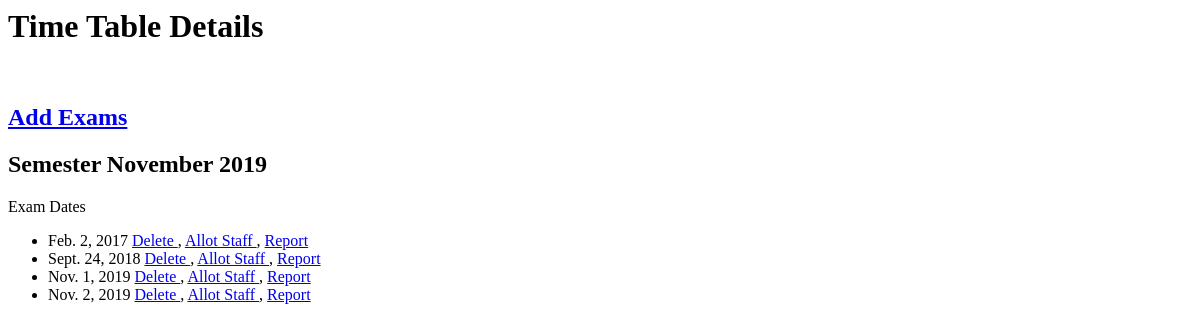
Before: /allotment/timetable/4/detail/ with the older database file.
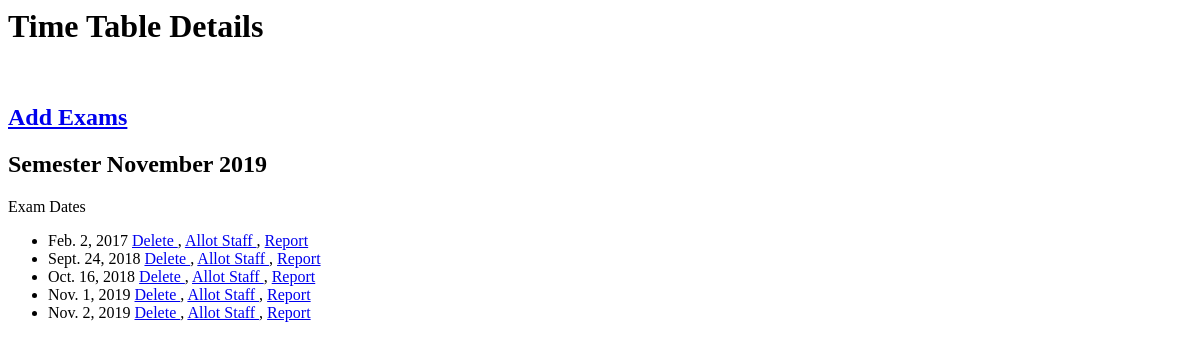
After: the same page with the newer database file.
### allotment/models.py (models this page shows, shortened)
class Exam(models.Model):
    class Meta:
        unique_together=(('timetable_id','dateOfExam'))
        verbose_name = "Exam"
        verbose_name_plural = "Exams"
    timetable_id=models.ForeignKey(TimeTable,on_delete=models.CASCADE,blank=False)
    dateOfExam=models.DateField(null=False, blank=False, default=timezone.now)
    noOfStudents=models.IntegerField(null=False, blank=True, default=0, help_text='No of students appearing for this exam')
    staffs=models.ManyToManyField(Staff, help_text='Select staffs for the exam', blank=True)

### allotment/views.py (the view)
# urls.py: path('timetable/<int:pk>/detail/', views.timetable_detail, name = 'timetable_detail'),
def timetable_detail(request, pk):
	queryset1=TimeTable.objects.filter(id=pk)
	timetableName=queryset1.get().longName
	examDateList=Exam.objects.filter(timetable_id=pk).order_by('dateOfExam')
	context={
	'examDateList':examDateList,
	'timetableName':timetableName,
	'pk':pk,
	}
	request.session['timetableSession'] = pk
	request.session['timetableName'] = timetableName
	return render(request,'allotment/timetable_detail.html',context=context)

### allotment/templates/allotment/timetable_detail.html (shortened to what this page needs)
{%block content%}
<h1>Time Table Details</h1>
<a href="{% url 'add_exam' ttid=ttid %}"><h2> Add Exams </h2> </a>
<h2>{{ timetableName }}</h2>
{% if examDateList %}
	<p>Exam Dates</p>
	<ul>
		{% for e in examDateList %}
		<li>
			{{e.dateOfExam}}
			<a href="{% url 'del_exam' ttid=ttid exid=e.id %}"> Delete </a> ,
			<a href="{% url 'select_shift_to_allot_staff' ttid=ttid exid=e.id %}"> Allot Staff </a> ,
			<a href="{% url 'reportbyexam' ttid=ttid exid=e.id %}"> Report </a>
		</li>
		{% endfor %}
	</ul>
{% else %}
	<h3> No exams are added for this timetable </h3>
{% endif %}
{% endblock %}

Changed rows visible on the page:
added Exam: dateOfExam "Oct. 16, 2018"
